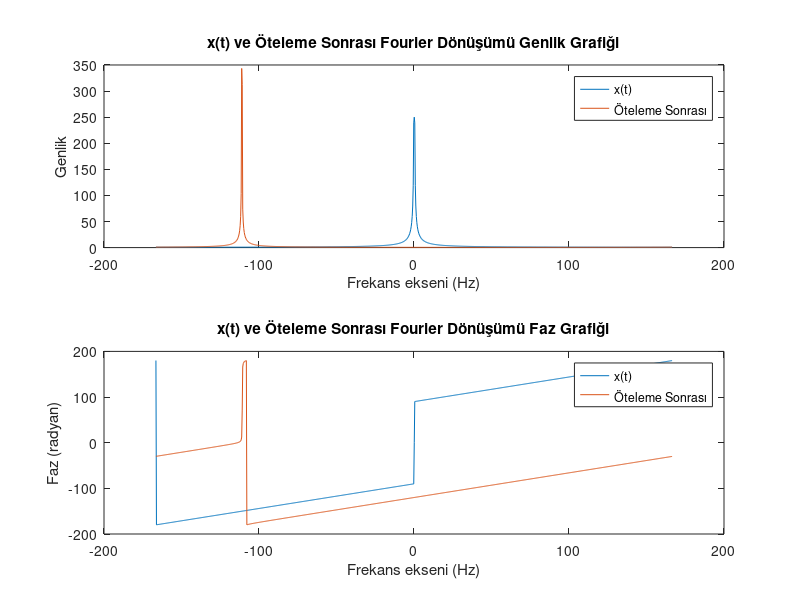

Source code (MATLAB):
t = linspace(-1, 2, 1000); %integral ve grafiklerde kullanılmak üzere zaman aralığı parçalama işlemi
x = zeros(size(t)); %atama gerçekleşebilecek ve her bir değer aralığı için 0 matrisi atandı
% Verilen grafik parçalı fonksiyon olarak tanımlandı.
x(t > -4 & t < -2) = -1;
x(t >= -2 & t <= 2) = t(t >= -2 & t <= 2) / 2;
x(t > 2 & t < 4) = 1;

Fs = 1 / (t(2) - t(1));  % Örnekleme frekansı, step-by-step frekans aralığını temsil eder.
N = length(x);  % işaret uzunluğu tanımlandı.
frek = linspace(-Fs/2, Fs/2, N);  % Frekans vektörü oluşturuldu burada Fex ve N kullanıldı.
%frek ile tanımlanan bu yapı linspace ile seçilen frekans aralığı küçük parçalara bölünür

FF = fftshift(fft(x)); %fourier transform fonksiyonu fft ile yapılır shift ile genliğe şekil verilir.

genlik = abs(FF); % Genlik için fonksiyon.
faz = (180/pi).*angle(FF); % Faz açısı için fonksiyon.

% Zamanda öteleme işlemi özelliğe bağlı kalınarak aşağıdaki gibi tanımlanmıştır.
zamandaOteleme = 5; % 5 saniye zamanda öteleme
yeni_x = x .* exp(1i * 2 * pi * frek * zamandaOteleme); % özellikten gelen üstel aktarım

Y = fftshift(fft(yeni_x)); %5 saniye dönüşüm sonrası öteleme sonrası fourier dönüşümü fftshift genlik scale için.

genlik_yeni = abs(Y); % Genlik için öteleme sonrası fonksiyon
faz_yeni = (180/pi).*angle(Y); % Faz açısı için öteleme sonrası fonksiyon

% Genlik grafiği
subplot(2, 1, 1); %aynı sayfada çok sayıda basım için özellik tanımlaması
plot(frek, genlik); %grafiği bastırır.
hold on; %grafik ekler
plot(frek, genlik_yeni);% öteleme sonrası grafik bastırma
xlabel('Frekans ekseni (Hz)');%x ekseni adlandırma
ylabel('Genlik');%y ekseni adlandırma
title('x(t) ve Öteleme Sonrası Fourier Dönüşümü Genlik Grafiği');% grafik başlığı adlandırma
legend('x(t)', 'Öteleme Sonrası');%hangi çizgi hangi grafiğe ait renk ekleme tanımı fonksiyonu

% Faz grafiği
subplot(2, 1, 2);%aynı sayfada çok sayıda basım için özellik tanımlaması
plot(frek, faz);%grafiği bastırır.
hold on; %grafik ekler
plot(frek, faz_yeni); % öteleme sonrası grafik bastırma
xlabel('Frekans ekseni (Hz)'); %x ekseni adlandırma
ylabel('Faz (radyan)');%y ekseni adlandırma
title('x(t) ve Öteleme Sonrası Fourier Dönüşümü Faz Grafiği'); %grafik başlığı adlandırma işlemi
legend('x(t)', 'Öteleme Sonrası'); %hangi çizgi hangi grafiğe ait adlandırma işlemi